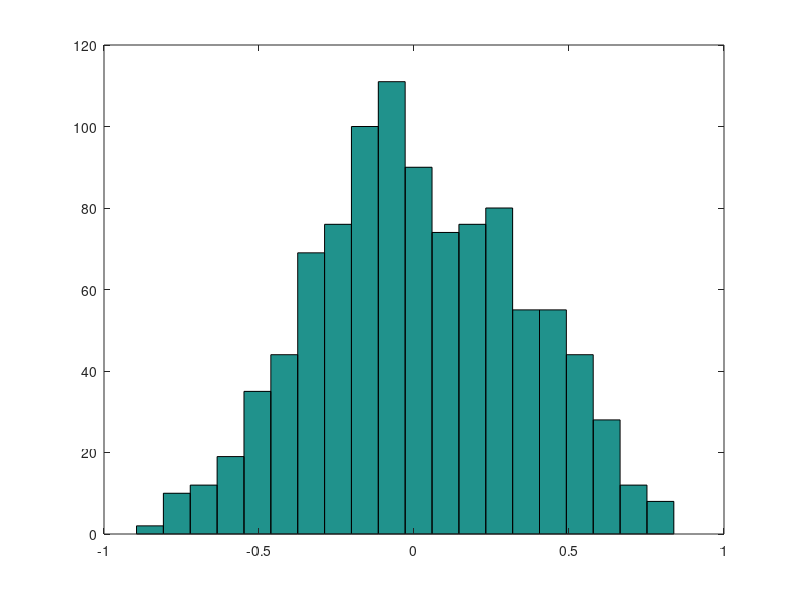

The MATLAB source for this figure:
nSamps = 1000;
sampSize = 10;


for samp = 1:nSamps
    x = rand(1,sampSize);
    y = rand(1,sampSize);
    
    x = x';
    y = y';
    
    r(samp,1) = corr(x,y);
    
    clear x y
end


figure
hist(r,20)
mean(r)
clear r



% for samp = 1:nSamps
%     x = rand(1,sampSize);
%     y = rand(1,sampSize);
%     
%     x = x';
%     y = y';
%     
%     
%     covariance = cov(x,y,1);
%     covar = covariance(2,1);
%     std_x = std(x,1);
%     std_y = std(y,1);
%     
%     r_nocorrection(samp,1) = covar / (std_x * std_y);
% end
% 
% figure
% hist(r_nocorrection,20)
%mean(r)
%clear r